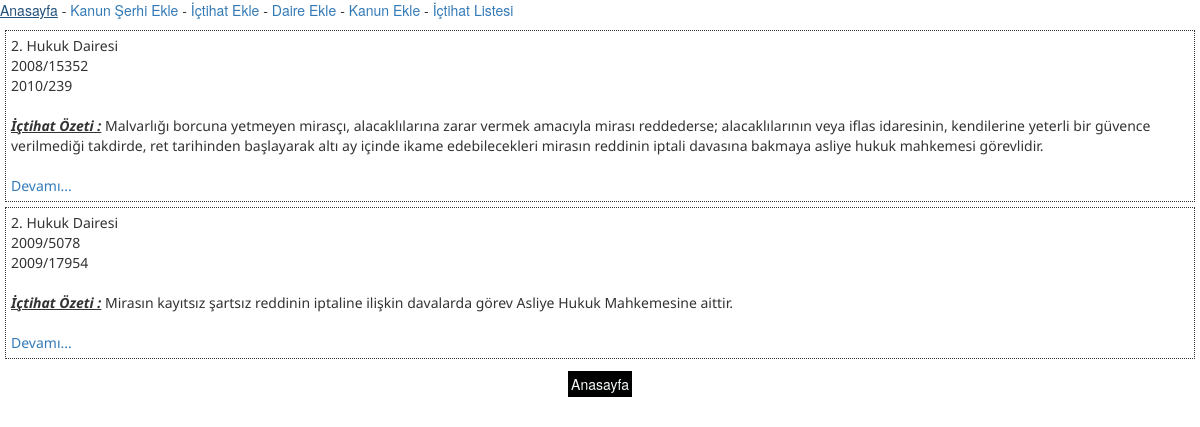
Screenshot of /goster.php?id=HMK 2 with the database file from the repository.
### tables this page shows
CREATE TABLE IF NOT EXISTS `serh` (
  `id` int(11) NOT NULL AUTO_INCREMENT,
  `daire` varchar(255) NOT NULL,
  `esasno` varchar(100) NOT NULL,
  `kararno` varchar(100) NOT NULL,
  `ozet` text NOT NULL,
  `serh` longtext NOT NULL,
  `ilgili` varchar(255) NOT NULL,
  PRIMARY KEY (`id`),
  KEY `ilgili` (`ilgili`),
  KEY `daire` (`daire`)
);

### goster.php (the view, shortened to what this page needs)
<?php include('baglan.php'); ?>
<!DOCTYPE html PUBLIC "-//W3C//DTD XHTML 1.0 Transitional//EN" "http://www.w3.org/TR/xhtml1/DTD/xhtml1-transitional.dtd">
<html xmlns="http://www.w3.org/1999/xhtml" xml:lang="en">
<head>
	<link rel="stylesheet" href="css/ozel.css" />
	<link rel="stylesheet" href="css/bootstrap.min.css" />
</head>
<body>
<?php include('menu.php'); ?>
	<?php
		$ilgili = $_GET['id'];
		$simdigelbakim = mysqli_query($baglan, "select * from serh where ilgili = '$ilgili' order by id desc" );
		while ($gelsin = mysqli_fetch_array($simdigelbakim)) {
			extract($gelsin);
			echo "<div style='font-size:14px; font-family:Noto Sans; border-style:dotted; margin:5px; padding:5px; border-width:1px;'> $daire <br> $esasno <br> $kararno <br><br><i><u><b>İçtihat Özeti :</i></u></b> $ozet<br><br><a href='serhgoster.php?id=$id'>Devamı...</a></div>";
		}
		echo "<div class='kutu'><a href='index.php'>Anasayfa</a></div>";
	 ?>
</body>
</html>

### css/ozel.css (style rules this page uses)
body { font-family: Raleway; }
.kutu { border-style: solid; border-width: 0px; border-radius: 10px; border-color: #e4e4e4; background-color: #fff; margin:10px; padding:5px; text-align: center; }
.kutu a { text-decoration: none; color:#F3F8F8; background-color: #000; padding:3px; }
body { list-style: none; }

### rows the page displays
serh: daire "2. Hukuk Dairesi", esasno "2008/15352", kararno "2010/239", ozet "Malvarlığı borcuna yetmeyen mirasçı, alacaklılarına zarar vermek amacıyla mirası reddederse; alacaklılarının veya iflas idaresinin, kendilerine yeterli bir güvence verilmediği takdirde, ret tarihinden başlayarak altı ay içinde ikame edebilecekleri mirasın reddinin iptali davasına bakmaya asliye hukuk mahkemesi görevlidir."
serh: daire "2. Hukuk Dairesi", esasno "2009/5078", kararno "2009/17954", ozet "Mirasın kayıtsız şartsız reddinin iptaline ilişkin davalarda görev Asliye Hukuk Mahkemesine aittir."
